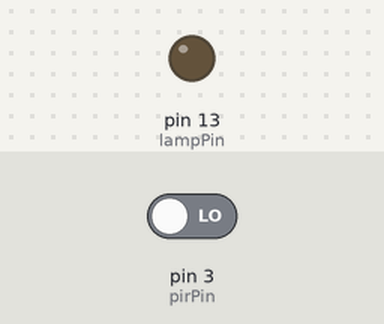
The sketch below on a simulated Arduino Uno, built with avr-gcc and run on an emulated ATmega328P. On the bench: output pins drawn as LEDs (lit = HIGH). The inputs (shaded band) are chosen by the test bench; at power-on: pin 3 (pirPin) LOW. What the sketch prints to the serial monitor is not drawn.

Above: at 11.2 s.
11.3 s: pin 3 (pirPin) driven HIGH
At 12.5 s:
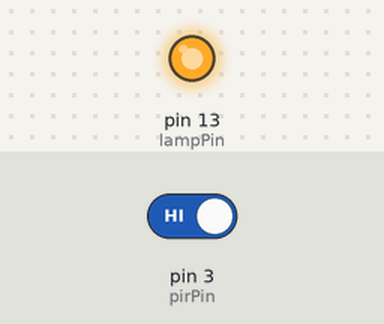
12.8 s: pin 3 (pirPin) driven LOW
At 13.7 s:
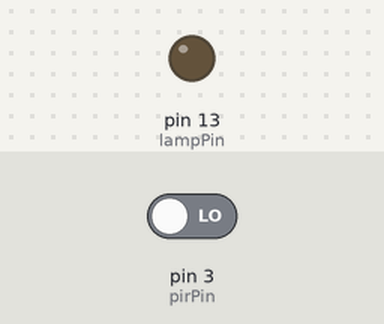
Timing chart, 0 to 15.8 s (numbered marks = the images above; inputs shaded):
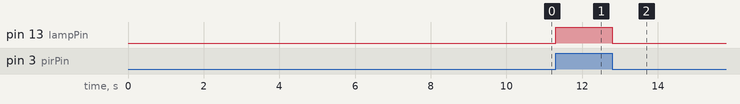

The sketch:

Pirsensorcode.ino
```cpp
int kalibrasyonZamani = 10; //Sensorun hazirlanmasi icin verdigim zaman
long unsigned int hghlow; //tüm hareketin durduğunu varsaymadan önce sensörün milisaniye miktarının düşük olması gerekir
long unsigned int pause = 5000;
boolean lockLow = true;
boolean gecikme;
int pirPin = 3; //digital pine bağlantı pir sensoru icin
int lampPin = 13; //led 13 e baaglı

void setup()
{
  Serial.begin(9600);
  pinMode(pirPin, INPUT);
  pinMode(lampPin, OUTPUT);
  digitalWrite(pirPin, LOW); //sensore kalibre icin zaman
  Serial.print("Sensor Hazirlaniyor ");
  for(int i = 0; i <kalibrasyonZamani ; i++)
  {
    Serial.print(".");
    delay(1000);
  }

  Serial.println(" done");
  Serial.println("SENSOR AKTIF");
  delay(50);
}

void loop()
{
  if(digitalRead(pirPin) == HIGH)
  {
    digitalWrite(lampPin, HIGH); //led, sensörlerin çıkış pin durumunu görselleştirir

    if(lockLow)
    { //daha fazla çıktı yapılmadan önce DÜŞÜK'e geçişi beklediğimizden emin olur:
      lockLow = false;
      Serial.println("---");
      Serial.print("hareket algilandi= ");
      Serial.print(millis()/1000);
      Serial.println(" sn");
      delay(50);
    }
    gecikme = true;
  }

  if(digitalRead(pirPin) == LOW)
  {
    digitalWrite(lampPin, LOW); //led, sensörlerin çıkış pin durumunu görselleştirir

    if(gecikme)
    {
      hghlow = millis(); //yüksekten DÜŞÜK'e geçiş zamanından tasarruf edin
      gecikme = false; //bunun yalnızca DÜŞÜK aşamanın başlangıcında yapıldığından emin olun
    } //sensör verilen duraklamadan daha uzun süre düşükse, daha fazla hareket olmayacağını varsayıyoruz

    if(!lockLow && millis() - hghlow > pause)
    { //bu kod bloğunun yalnızca yeni bir hareket dizisi algılandıktan sonra yeniden yürütülmesini sağlar
      lockLow = true;
      Serial.print("hareket durdu= "); //çıktı
      Serial.print((millis() - pause)/1000);
      Serial.println(" sn"); delay(50);
    }
  }
}
```

Measured:
- after the input at 11.3 s, pin 13 (lampPin): LOW → HIGH at once
- after the input at 12.8 s, pin 13 (lampPin): HIGH → LOW at once
